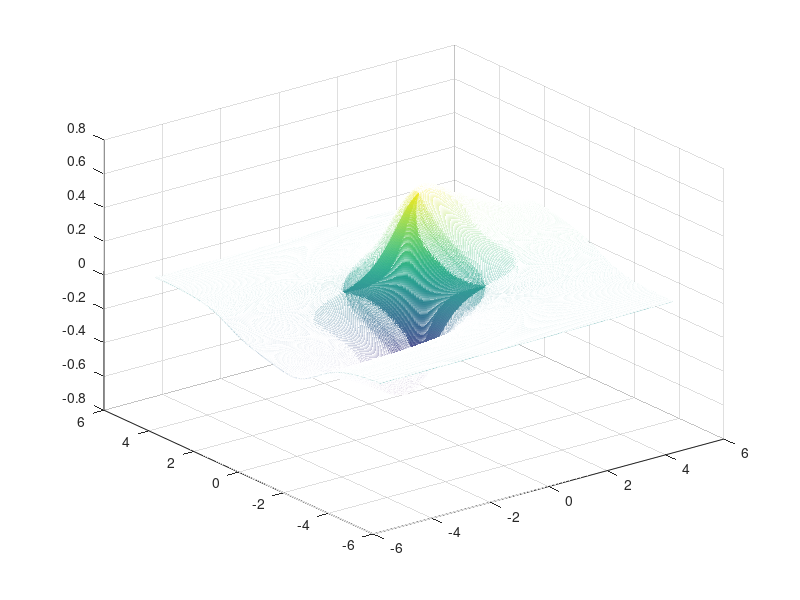

MATLAB code to generate this figure: (Note: this script raises an error after producing the figure.)
%% 1
clc;clear;
x=linspace(-5,5,1000);
y=x;
[X,Y]=meshgrid(x,y);
f=(X+Y)./(X.^2+Y.^4+2);
mesh(X,Y,f)
%% 2
clc;clear;
A=[89  12   -0.713   0;
   21  -45   42      5;
   32  96     0      29;
   5   -9.54  54    2.14];
B=[A(2:4,1) [A(2,2);A(2,4);A(3,4)]];
C=flipud(B);
D=C';
%% 3
% 1
clc;clear;
D=[5    32    21;
    29     5   -45];
p1=D(1,:);
p2=D(2,:);
p=conv(p1,p2);
x=roots(p);
[~,idx]=min(abs(x));
x0=x(idx);
% 2
f=@(x)-polyval(p,x);
[~,maxs]=fminbnd(f,-2,1);
maxs=-maxs;

%% 4

clc;clear;
% 1
tspan=[0,5];
y0=[0 1];
[t,y1]=ode45(@odefun,tspan,y0);



% 2 见q4.slx

% 3

syms x y(x);
dy=diff(y,1);
ddy=diff(y,2);
y3=dsolve(ddy+x*dy+y==0,y(0)==0,dy(0)==1);

plot(t,y1(:,1),0:0.01:5,out.y2.Data,t,subs(y3,t));
legend("y1","y2","y3")

%% 5
clc;clear;
x=0.3:0.2:1.5;
fx=[0.3 0.6 0.9 1.1 1.3 1.6 1.8];
xq=0.4:0.2:1.4;
% 1 
y1=interp1(x,fx,xq,"linear");
y2=interp1(x,fx,xq,"spline");
%3
xq2=0.3:0.1:1.5;
y3=polyval(polyfit(x,fx,5),xq2);
subplot(1,3,1);
stem(xq,y1);
subplot(1,3,2);
stem(xq,y2);
subplot(1,3,3);
stem(xq2,y3);

%% 6
clc;clear;
f=@(x)(x.*log(x));
res=integral(f,1,exp(1));

%% 7
clc;clear;
format short
syms L real;
syms C real;
w=2*pi*10^9;
Zt=150+75j;
Zm=Zt*(1/w*C*j)/(Zt+1/w*C*j)+w*L*j;
[res_L,res_C]=solve(Zm==75-15j,[L,C]);
res_L=eval(res_L.*10^9);
res_C=eval(res_C.*10^-12);
res_L=res_L(res_L>0);
res_C=res_C(res_C>0);

%% 8
clc;clear;
% 1
Zr=[2 2];
Pk=[0 0];
w=linspace(0,2*pi,2000);
H=abs(exp(1i*w)-2).*abs(exp(1i*w)-2)./abs(exp(1i*w))./abs(exp(j*w));
theta=angle(exp(1i*w)-2)*2-angle(exp(1i*w))*2;
theta=mod(theta,2*pi);
subplot(2,2,1);
plot(w,H);
subplot(2,2,2);
plot(w,theta)
axis([0,2*pi,0,2*pi]);
% 2
[H2,theta2]=freqz([1,-4,4],[1],2000,"whole");
subplot(2,2,3);
plot(theta2,abs(H2));
subplot(2,2,4);
plot(theta2,mod(angle(H2),2*pi));
axis([0,2*pi,0,2*pi]);

%% 9
clc;clear;
H=tf([1 -4 4],[1 0 0]);
bode(H)
